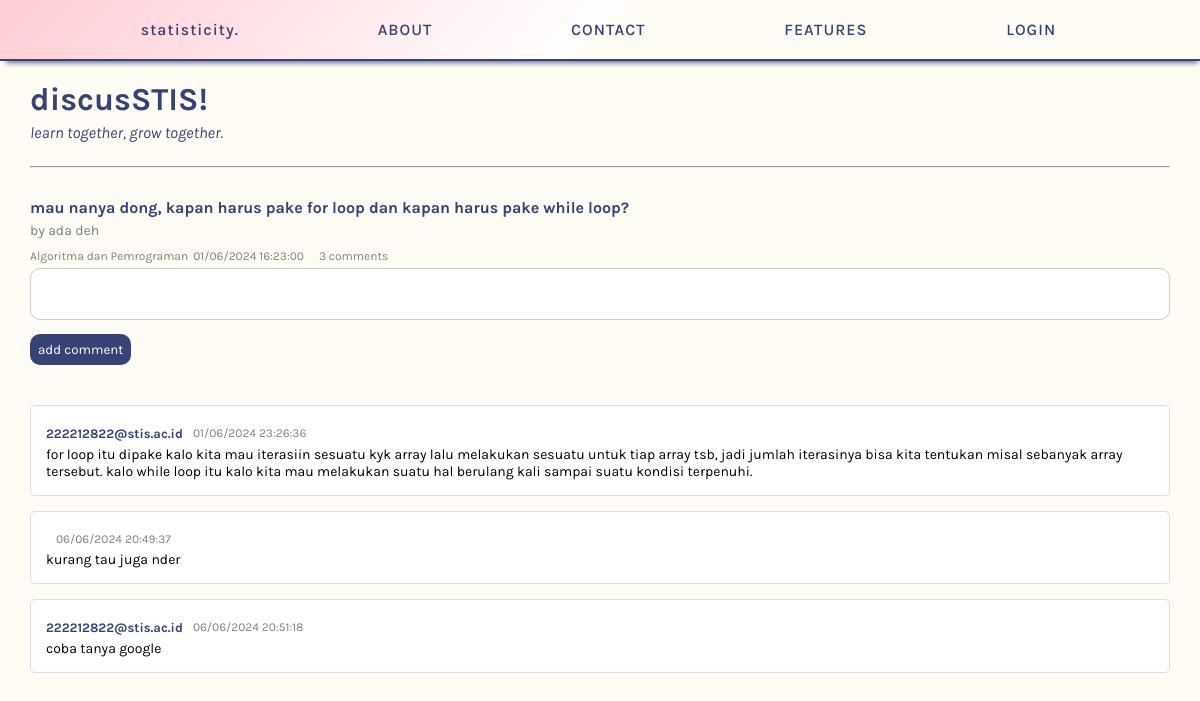
The page /thread.php?id=12 on the database its author committed.
### tables this page shows
CREATE TABLE `threads` (
  `id` int(11) NOT NULL,
  `content` text NOT NULL,
  `author` varchar(255) NOT NULL,
  `date` timestamp NOT NULL DEFAULT current_timestamp(),
  `subject` varchar(255) NOT NULL,
  `comments` text NOT NULL
);

### thread.php (the view, shortened to what this page needs)
<?php
$servername = "localhost";
$username = "root";
$password = "";
$dbname = "statisticity";
$conn = new mysqli($servername, $username, $password, $dbname);
$thread_id = $_GET['id'];
$sql = "SELECT * FROM threads WHERE id = ?";
$stmt = $conn->prepare($sql);
$stmt->bind_param("i", $thread_id);
$stmt->execute();
$result = $stmt->get_result();
$thread = $result->fetch_assoc();
$thread['comments'] = json_decode($thread['comments'], true);
?>
<!DOCTYPE html>
<html lang="en-GB">
<head>
    <link rel="stylesheet" href="home.css">
    <link rel="stylesheet" href="thread.css">
</head>
<body>
    <header>
        <nav>
            <ul>
                <li><a href="home.php#home">statisticity.</a></li>
                <li><a href="home.php#about">ABOUT</a></li>
                <li><a href="home.php#contact">CONTACT</a></li>
                <li class="dropdown">
                    <a href="home.php#wycd">FEATURES</a>
                </li>
                <?php
                if(isset($_SESSION['email'])) {
                    echo '<li><a href="logout.php">LOGOUT</a></li>';
                } else {
                    echo '<li><a href="login.html">LOGIN</a></li>';
                }
                ?>
            </ul>
        </nav>
    </header>
    <div class="features-header">
        <h1>discusSTIS!</h1>
        <p>learn together, grow together.</p>
        <br><hr>
    </div>
    <div class="main">
        <div class="header">
            <h4 class="title"><?php echo htmlspecialchars($thread['content']); ?></h4>
            <p class="author">by <?php echo htmlspecialchars($thread['author']); ?></p>
        </div>
        <div class="bottom">
            <p class="subject"><?php echo htmlspecialchars($thread['subject']); ?></p>
            <p class="timestamp"><?php echo date('d/m/Y H:i:s', strtotime($thread['date'])); ?></p>
            <p class="comment-count"><?php echo count($thread['comments']); ?> comments</p>
        </div>
        <form method="post" id="comment-form">
            <textarea name="comment" required></textarea>
            <button type="submit" id="add-comment" class="add-comment">add comment</button>
        </form>
        <div class="comments">
            <?php if(is_array($thread['comments'])): ?>
                <?php foreach ($thread['comments'] as $comment): ?>
                    <div class="comment">
                        <div class="top-comment">
                            <p class="user"><?php echo htmlspecialchars($comment['author']); ?></p>
                            <p class="comment-ts"><?php echo date('d/m/Y H:i:s', strtotime($comment['date'])); ?></p>
                        </div>
                        <div class="comment-content"><?php echo htmlspecialchars($comment['content']); ?></div>
                    </div>
                <?php endforeach; ?>
            <?php endif; ?>
        </div>
    </div>
</body>
</html>

### home.css (style rules this page uses)
* { margin: 0; padding: 0; box-sizing: border-box; }
body { font-family: 'Karla', sans-serif; background-color: #fffcf5; }
a { text-decoration: none; }
a, button, input[type="submit"] { transition: all ease 0.3s; }
header { margin-top: 0; position: sticky; top: 0; z-index: 1000; }
nav { background: linear-gradient(135deg, #ffccd4 0%, #fff 50%, #fffcf5 50%); margin: 0; padding: 10px 20px; border-bottom: 2px solid #374375; box-shadow: 2px 6px 5px -4px rgba(55,67,117,0.75); -webkit-box-shadow: 2px 6px 5px -4px rgba(55,67,117,0.75); -moz-box-shadow: 2px 6px 5px -4px rgba(55,67,117,0.75); display: flex; justify-content: space-between; align-items: center; }
nav li a { display: inline-block; margin-right: 3px; padding: 10px 15px; align-self: center; letter-spacing: 1px; color: #374375; text-decoration: none; font-weight: 550; }
nav ul { list-style-type: none; width: 100%; margin: 0; padding: 0; clear: right; display: flex; justify-content: space-evenly; align-items: center; transition: all 0.3 ease; }
.dropdown { position: relative; display: inline-block; }
.features-header { padding: 20px 30px; color: #374375; }
.features-header p { font-style: italic; }

### thread.css (style rules this page uses)
* { font-family: Karla, 'sans serif'; }
hr { color: #374375; }
h4, ol { margin: 0; }
p { margin: 5px 0; }
textarea { width: 100%; padding: 10px; border-radius: 10px; border: 1px solid #ccc; color: #374375; resize: none; }
.title { color: #374375; }
.author { color: grey; font-size: 14px; }
.add-comment { display: block; margin: 10px 0; padding: 8px; border-radius: 10px; border: none; color: white; background-color: #374375; }
.main { padding: 0 30px; margin-top: 10px; }
.comments { margin: 40px 0; }
.comment { border: 1px solid #ddd; padding: 15px; border-radius: 5px; background-color: white; margin-bottom: 15px; font-size: 14px; }
.user { font-weight: bold; color: #374375; margin-bottom: 5px; font-size: 13px; }
.comment-ts { padding-left: 10px; font-size: 12px; }
.bottom, .top-comment { display: flex; color: grey; font-size: 12px; }
.bottom p { margin-right: 5px; }
.timestamp { padding-right: 10px; }

### rows shown on the page
threads: content "mau nanya dong, kapan harus pake for loop dan kapan harus pake while loop?", author "ada deh", subject "Algoritma dan Pemrograman", date "01/06/2024 16:23:00"

### other values the page prints
count($thread['comments']) "3"
$comment['author'] "222212822@stis.ac.id"
date('d/m/Y H:i:s', strtotime($comment['date'])) "01/06/2024 23:26:36"
date('d/m/Y H:i:s', strtotime($comment['date'])) "06/06/2024 20:49:37"
$comment['content'] "kurang tau juga nder"
date('d/m/Y H:i:s', strtotime($comment['date'])) "06/06/2024 20:51:18"
$comment['content'] "coba tanya google"
